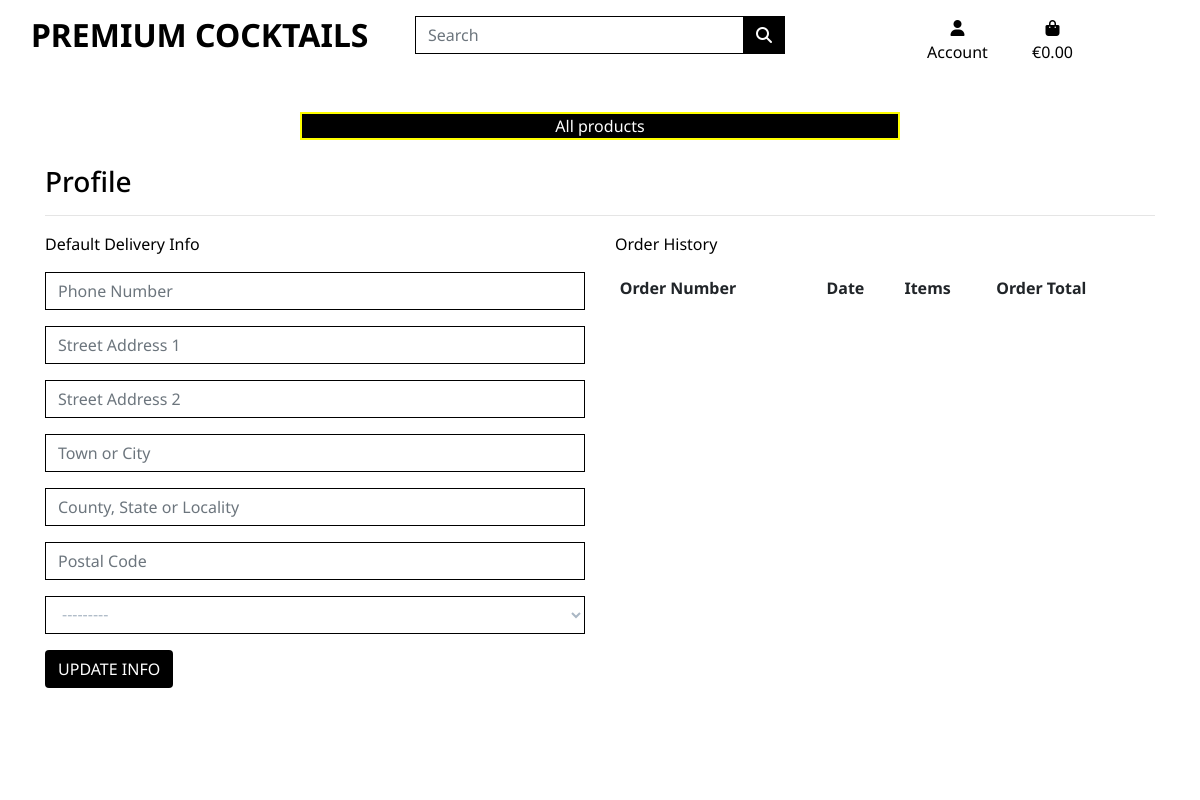
The page /profile/ (signed in) on the database as committed earlier.
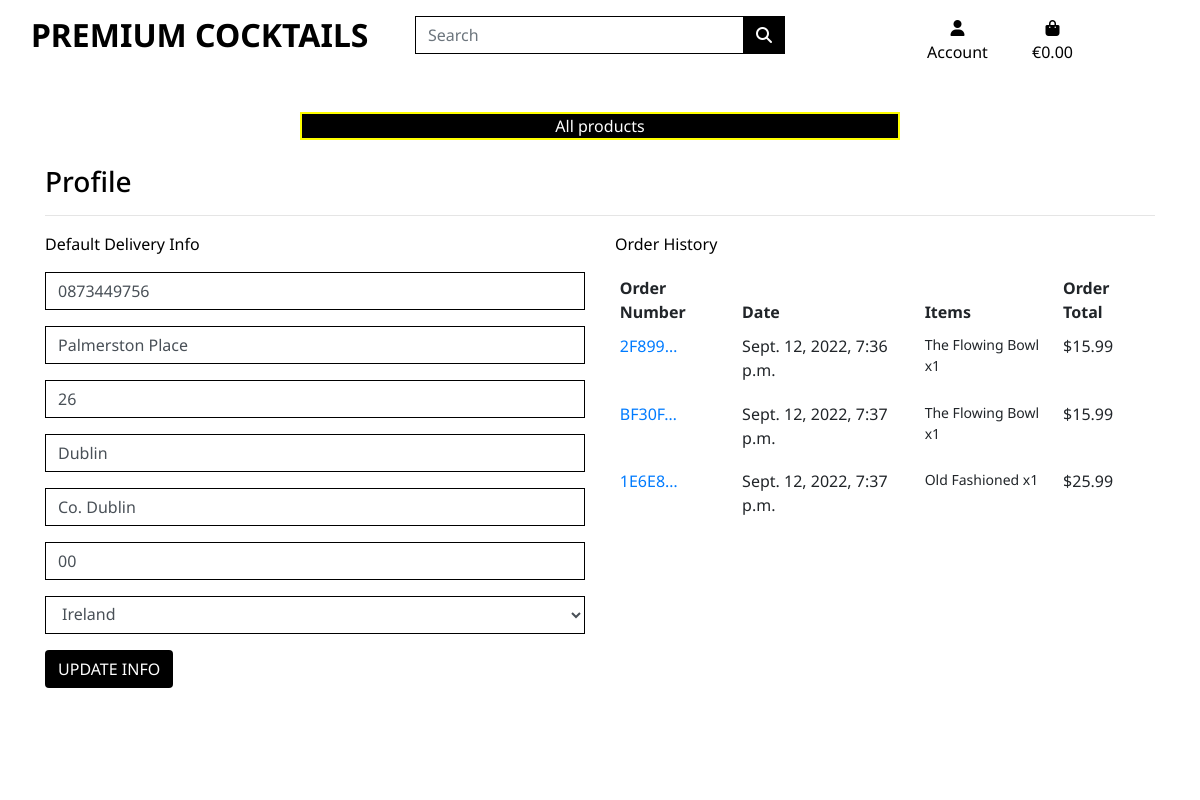
The same page on the database as committed later.
### profiles/models.py (models this page shows, shortened)
class UserProfile(models.Model):
    user = models.OneToOneField(User, on_delete=models.CASCADE)
    default_phone_number = models.CharField(max_length=20, null=True, blank=True)
    default_street_address1 = models.CharField(max_length=80, null=True, blank=True)
    default_street_address2 = models.CharField(max_length=80, null=True, blank=True)
    default_town_or_city = models.CharField(max_length=40, null=True, blank=True)
    default_county = models.CharField(max_length=80, null=True, blank=True)
    default_postcode = models.CharField(max_length=20, null=True, blank=True)
    default_country = CountryField(blank_label='Country', null=True, blank=True)

### checkout/models.py (models this page shows, shortened)
class Order(models.Model):
    order_number = models.CharField(max_length=32, null=False, editable=False)
    user_profile = models.ForeignKey(
        UserProfile, on_delete=models.SET_NULL,
        null=True, blank=True, related_name='orders'
    )
    full_name = models.CharField(max_length=50, null=False, blank=False)
    email = models.EmailField(max_length=254, null=False, blank=False)
    phone_number = models.CharField(max_length=20, null=False, blank=False)
    country = CountryField(blank_label='Country *', null=False, blank=False)
    postcode = models.CharField(max_length=20, null=False, blank=False)
    town_or_city = models.CharField(max_length=40, null=False, blank=False)
    street_address1 = models.CharField(max_length=80, null=False, blank=False)
    street_address2 = models.CharField(max_length=80, null=False, blank=False)
    county = models.CharField(max_length=80, null=False, blank=False)
    date = models.DateTimeField(auto_now_add=True)
    delivery_cost = models.DecimalField(max_digits=6, decimal_places=2, null=False, blank=False, default=0)
    order_total = models.DecimalField(max_digits=10, decimal_places=2, null=False, blank=False, default=0)
    grand_total = models.DecimalField(max_digits=10, decimal_places=2, null=False, blank=False, default=0)
    original_basket = models.TextField(null=False, blank=False, default='')
    stripe_pid = models.CharField(max_length=254, null=False, blank=False, default='')
    def __str__(self):
        return self.order_number

class OrderLineItem(models.Model):
    order = models.ForeignKey(Order, null=False, blank=False,  on_delete=models.CASCADE, related_name='lineitems')
    product = models.ForeignKey(Product, null=False, blank=False, on_delete=models.CASCADE)
    quantity = models.IntegerField(null=False, blank=False, default=0)
    lineitem_total = models.DecimalField(max_digits=6, decimal_places=2, null=False, blank=False, editable=False)

### products/models.py (models this page shows, shortened)
class Product(models.Model):
    category = models.ForeignKey('Category', null=True, blank=True, on_delete=models.SET_NULL)
    name = models.CharField(max_length=150)
    price = models.DecimalField(max_digits=6, decimal_places=2)
    image = models.ImageField(null=True, blank=True)
    description = models.TextField()
    abv = models.DecimalField(max_digits=3, decimal_places=1)
    has_abv = models.BooleanField(default=False, null=True, blank=True)

### profiles/views.py (the view)
# urls.py: path('profile/', include('profiles.urls')),
def profile(request):
    profile = get_object_or_404(UserProfile, user=request.user)
    orders = profile.orders.all()
    form = UserProfileForm(instance=profile)
    if request.method == 'POST':
        form = UserProfileForm(request.POST, instance=profile)
        if form.is_valid():
            form.save()
            messages.success(request, 'Profile updated.')
    template = 'profiles/profile.html'
    context = {
        'form': form,
        'orders': orders,
        'on_profile_page': True,
    }
    return render(request, template, context)

### profiles/forms.py
class UserProfileForm(forms.ModelForm):
    class Meta:
        model = UserProfile
        exclude = ('user',)
    def __init__(self, *args, **kwargs):
        super().__init__(*args, **kwargs)
        placeholders = {
            'default_phone_number': 'Phone Number',
            'default_postcode': 'Postal Code',
            'default_town_or_city': 'Town or City',
            'default_street_address1': 'Street Address 1',
            'default_street_address2': 'Street Address 2',
            'default_county': 'County, State or Locality',
        }
        self.fields['default_phone_number'].widget.attrs['autofocus'] = True
        for field in self.fields:
            if field != 'default_country':
                if self.fields[field].required:
                    placeholder = f'{placeholders[field]} *'
                else:
                    placeholder = placeholders[field]
                self.fields[field].widget.attrs['placeholder'] = placeholder
            self.fields[field].widget.attrs['class'] = 'border-black rounded-0 profile-form-input'
            self.fields[field].label = False

### basket/contexts.py (called while the page is built, shortened)
def basket_content(request):
    basket_items = []
    total = 0
    product_count = 0
    basket = request.session.get('basket', {})
    context = {
        'basket_items': basket_items,
        'total': total,
        'product_count': product_count,
        'grand_total': total,
    }
    return context

### profiles/templates/profiles/profile.html (shortened to what this page needs)
{% extends "base.html" %}
{% load static %}
{% block extra_css %}
    <link rel="stylesheet" href="{% static 'profiles/css/checkout.css' %}">
{% endblock %}
{% block content %}
    <div class="overlay"></div>
    <div class="container">
        <div class="row">
            <div class="col">
                <h3 class="text-black">Profile</h3>
                <hr>
            </div>
        </div>
        <div class="row">
            <div class="col-12 col-lg-6">
                <p>Default Delivery Info</p>
                <form action="{% url 'profile' %}" method="POST" id="profile-update-form">
                    {{ form|crispy }}
                    <button class="btn btn-black text-right text-uppercase">Update Info</button>
                </form>
            </div>
            <div class="col-12 col-lg-6">
                <p>Order History</p>
                <div class="order-history table-responsive">
                    <table class="table table-sm table-borderless">
                        <thead>
                            <tr>
                                <th>Order Number</th>
                                <th>Date</th>
                                <th>Items</th>
                                <th>Order Total</th>
                            </tr>
                        </thead>
                       <tbody>
                        {% for order in orders %}
                            <tr>
                                <td>
                                    <a href="{% url 'order_history' order.order_number %}"
                                    title="{{ order.order_number }}">
                                        {{ order.order_number|truncatechars:6 }}
                                    </a>
                                </td>
                                <td>{{ order.date }}</td>
                                <td>
                                    <ul class="list-unstyled">
                                        {% for item in order.lineitems.all %}
                                            <li class="small">
                                                {{ item.product.name }} x{{ item.quantity }}
                                            </li>
                                        {% endfor %}
                                    </ul>
                                </td>
                                <td>${{ order.grand_total }}</td>
                            </tr>
                        {% endfor %}
                    </tbody>
                    </table>
                </div>
            </div>
        </div>
{% endblock %}

### templates/base.html (shortened to what this page needs)
{% load static %}
<!doctype html>
<html lang="en">
<head>
    {% block corecss %}
    <link rel="stylesheet" href="https://cdn.jsdelivr.net/npm/bootstrap@4.6.2/dist/css/bootstrap.min.css"
>
    <link rel="stylesheet" href="{% static 'css/base.css' %}">
    {% endblock %}
    {% block extra_css %}
    {% endblock %}
</head>
<body>
    <header class="container-fluid fixed-top">
        <header class="container-fluid fixed-top">
            <div id="topnav" class="row bg-white pt-lg-2 d-none d-lg-flex">
                <div class="col-12 col-lg-4 text-center ">
                    <a href="{% url 'home' %}" class="nav-link main-logo-link">
                        <h2 class="logo-font text text-black"><strong>Premium Cocktails</strong></h2>
                    </a>
                </div>
                <div class="col-12 col-lg-4 mt-2 text-center">
                    <form method="GET" action="{% url 'products' %}">
                        <div class="input-group w-100">
                            <input class="form-control border border-black rounded-0" type="text" name="q" placeholder="Search">
                            <div class="input-group-append">
                                <button class="form-control btn btn-black border border-black rounded-0" type="submit">
                                    <span class="icon">
                                        <i class="fas fa-search"></i>
                                    </span>
                                </button>
                            </div>
                        </div>
                    </form>
                </div>
                <div class="col-12 col-lg-4 text-center">
                    <ul class="list-inline list-unstyled text-center mb-0">
                        <li class="list-inline-item dropdown">
                            <a class="text-black nav-link" href="#" id="user-options" data-toggle="dropdown" aria-haspopup="true" aria-expanded="false">
                                <div class="text-center">
                                    <div><i class="fas fa-user"></i></div>
                                    <p>Account</p>
                                </div>
                            </a>
                        </li>
                        <li class="list-inline-item">
                            <a class="{% if grand_total %} text-info font-weight-bold {% else %} text-black {% endif %} nav-link" href="{% url 'view_basket' %}">
                                <div class="text-center">
                                    <div><i class="fas fa-shopping-bag"></i></div>
                                    <p>
                                        {% if grand_total %}
                                            €{{ grand_total|floatformat:2 }}
                                        {% else %}
                                            €0.00
                                        {% endif %}
                                    </p>
                                </div>
                            </a>
                        </li>
                    </ul>
                </div>
            </div>
            <div class="row bg-white">
                <nav class="navbar navbar-expand-lg navbar-light w-100">
                </nav>
            </div>
            <div class="row bg-white pt-lg-2 d-none d-lg-flex p-0">
                <div class="text-center all-products w-50">
                    <a  data-toggle="dropdown">
                        All products
                    </a>
                </div>
            </div>
        </header>
    </header>
    {% block content %}
    {% endblock %}
</body>
</html>

### static/css/base.css (style rules this page uses)
html { height: 100%; }
body { background: url('/media/homepage-background.jpg') no-repeat center center; background-size: cover; margin-top: 165px; font-family: 'Noto Sans', sans-serif; color: black; }
.logo-font { text-transform: uppercase; }
.text-black { color: #000 !important; }
.border-black { border: 1px solid black !important; }
.main-logo-link { width: fit-content; }
.all-products { color: white; background: black; border: 2px solid yellow; margin-left: auto; margin-right: auto; }
.btn-black { background-color: #000; color: white; }
.overlay { height:100%; width: 100%; top: 0; left: 0; position: fixed; background-color: white; z-index: -1; }

### checkout/static/checkout/css/checkout.css (style rules this page uses)
select, select option { color: #000000; }

Rows that differ between the two databases and show on the page:
changed UserProfile: default_phone_number (not shown) → "0873449756"; default_street_address1 (not shown) → "Palmerston Place"; default_street_address2 (not shown) → "26"; default_town_or_city (not shown) → "Dublin"; default_county (not shown) → "Co. Dublin"; default_postcode (not shown) → "00"; default_country "---------" → "Ireland"
added Order: order_number "2F899…", date "Sept. 12, 2022, 7:36 p.m.", grand_total "15.99"
added OrderLineItem: product.name "The Flowing Bowl", quantity "1", shown under "2F899…"
added Order: order_number "BF30F…", date "Sept. 12, 2022, 7:37 p.m.", grand_total "15.99"
added OrderLineItem: product.name "The Flowing Bowl", quantity "1", shown under "BF30F…"
added Order: order_number "1E6E8…", date "Sept. 12, 2022, 7:37 p.m.", grand_total "25.99"
added OrderLineItem: product.name "Old Fashioned", quantity "1", shown under "1E6E8…"
